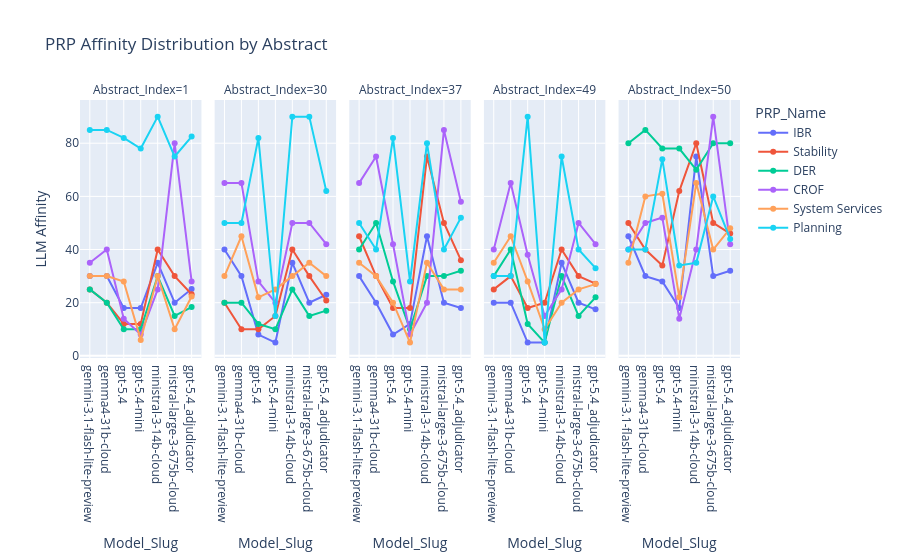

Notebook cell for this chart:
### Code cell
fig = px.line(
    prp_df[prp_df['Abstract_Index'].isin(top_disaggrement_ids)], #ra_df[ra_df['Abstract_Index'].isin([7,8,9])],
    # x='Abstract_Index',
    y='LLM_Affinity',
    # color='Model_Slug',
    # points='all',
    # hover_data='PRP_Name',
    # facet_row='PRP_Name',

    facet_col='Abstract_Index',
    color = 'PRP_Name',
    x = 'Model_Slug',
    title=f'PRP Affinity Distribution by Abstract',
    markers = True
 )
# fig.update_xaxes(range=[0.5,10.5])
fig.update_layout(yaxis_title='LLM Affinity')
# fig.update_xaxes(tickangle=45)
fig.show()

### Figure 1 — Plotly figure (JSON) as saved in the notebook; plotly's stock layout.template omitted (floating-point values rounded to 4 significant figures)
{"data": [{"hovertemplate": "PRP_Name=IBR<br>Abstract_Index=1<br>Model_Slug=%{x}<br>LLM_Affinity=%{y}<extra></extra>", "legendgroup": "IBR", "line": {"color": "#636efa", "dash": "solid"}, "marker": {"symbol": "circle"}, "mode": "lines+markers", "name": "IBR", "orientation": "v", "showlegend": true, "type": "scatter", "x": ["gemini-3.1-flash-lite-preview", "gemma4-31b-cloud", "gpt-5.4", "gpt-5.4-mini", "ministral-3-14b-cloud", "mistral-large-3-675b-cloud", "gpt-5.4_adjudicator"], "xaxis": "x", "y": [30.0, 30.0, 18.0, 18.0, 35.0, 20.0, 25.17], "yaxis": "y"}, {"hovertemplate": "PRP_Name=IBR<br>Abstract_Index=30<br>Model_Slug=%{x}<br>LLM_Affinity=%{y}<extra></extra>", "legendgroup": "IBR", "line": {"color": "#636efa", "dash": "solid"}, "marker": {"symbol": "circle"}, "mode": "lines+markers", "name": "IBR", "orientation": "v", "showlegend": false, "type": "scatter", "x": ["gemini-3.1-flash-lite-preview", "gemma4-31b-cloud", "gpt-5.4", "gpt-5.4-mini", "ministral-3-14b-cloud", "mistral-large-3-675b-cloud", "gpt-5.4_adjudicator"], "xaxis": "x2", "y": [40.0, 30.0, 8.0, 5.0, 35.0, 20.0, 23.0], "yaxis": "y2"}, {"hovertemplate": "PRP_Name=IBR<br>Abstract_Index=37<br>Model_Slug=%{x}<br>LLM_Affinity=%{y}<extra></extra>", "legendgroup": "IBR", "line": {"color": "#636efa", "dash": "solid"}, "marker": {"symbol": "circle"}, "mode": "lines+markers", "name": "IBR", "orientation": "v", "showlegend": false, "type": "scatter", "x": ["gemini-3.1-flash-lite-preview", "gemma4-31b-cloud", "gpt-5.4", "gpt-5.4-mini", "ministral-3-14b-cloud", "mistral-large-3-675b-cloud", "gpt-5.4_adjudicator"], "xaxis": "x3", "y": [30.0, 20.0, 8.0, 12.0, 45.0, 20.0, 18.0], "yaxis": "y3"}, {"hovertemplate": "PRP_Name=IBR<br>Abstract_Index=49<br>Model_Slug=%{x}<br>LLM_Affinity=%{y}<extra></extra>", "legendgroup": "IBR", "line": {"color": "#636efa", "dash": "solid"}, "marker": {"symbol": "circle"}, "mode": "lines+markers", "name": "IBR", "orientation": "v", "showlegend": false, "type": "scatter", "x": ["gemini-3.1-flash-lite-preview", "gemma4-31b-cloud", "gpt-5.4", "gpt-5.4-mini", "ministral-3-14b-cloud", "mistral-large-3-675b-cloud", "gpt-5.4_adjudicator"], "xaxis": "x4", "y": [20.0, 20.0, 5.0, 5.0, 35.0, 20.0, 17.5], "yaxis": "y4"}, {"hovertemplate": "PRP_Name=IBR<br>Abstract_Index=50<br>Model_Slug=%{x}<br>LLM_Affinity=%{y}<extra></extra>", "legendgroup": "IBR", "line": {"color": "#636efa", "dash": "solid"}, "marker": {"symbol": "circle"}, "mode": "lines+markers", "name": "IBR", "orientation": "v", "showlegend": false, "type": "scatter", "x": ["gemini-3.1-flash-lite-preview", "gemma4-31b-cloud", "gpt-5.4", "gpt-5.4-mini", "ministral-3-14b-cloud", "mistral-large-3-675b-cloud", "gpt-5.4_adjudicator"], "xaxis": "x5", "y": [45.0, 30.0, 28.0, 18.0, 75.0, 30.0, 32.0], "yaxis": "y5"}, {"hovertemplate": "PRP_Name=Stability<br>Abstract_Index=1<br>Model_Slug=%{x}<br>LLM_Affinity=%{y}<extra></extra>", "legendgroup": "Stability", "line": {"color": "#EF553B", "dash": "solid"}, "marker": {"symbol": "circle"}, "mode": "lines+markers", "name": "Stability", "orientation": "v", "showlegend": true, "type": "scatter", "x": ["gemini-3.1-flash-lite-preview", "gemma4-31b-cloud", "gpt-5.4", "gpt-5.4-mini", "ministral-3-14b-cloud", "mistral-large-3-675b-cloud", "gpt-5.4_adjudicator"], "xaxis": "x", "y": [25.0, 20.0, 12.0, 12.0, 40.0, 30.0, 23.17], "yaxis": "y"}, {"hovertemplate": "PRP_Name=Stability<br>Abstract_Index=30<br>Model_Slug=%{x}<br>LLM_Affinity=%{y}<extra></extra>", "legendgroup": "Stability", "line": {"color": "#EF553B", "dash": "solid"}, "marker": {"symbol": "circle"}, "mode": "lines+markers", "name": "Stability", "orientation": "v", "showlegend": false, "type": "scatter", "x": ["gemini-3.1-flash-lite-preview", "gemma4-31b-cloud", "gpt-5.4", "gpt-5.4-mini", "ministral-3-14b-cloud", "mistral-large-3-675b-cloud", "gpt-5.4_adjudicator"], "xaxis": "x2", "y": [20.0, 10.0, 10.0, 15.0, 40.0, 30.0, 20.83], "yaxis": "y2"}, {"hovertemplate": "PRP_Name=Stability<br>Abstract_Index=37<br>Model_Slug=%{x}<br>LLM_Affinity=%{y}<extra></extra>", "legendgroup": "Stability", "line": {"color": "#EF553B", "dash": "solid"}, "marker": {"symbol": "circle"}, "mode": "lines+markers", "name": "Stability", "orientation": "v", "showlegend": false, "type": "scatter", "x": ["gemini-3.1-flash-lite-preview", "gemma4-31b-cloud", "gpt-5.4", "gpt-5.4-mini", "ministral-3-14b-cloud", "mistral-large-3-675b-cloud", "gpt-5.4_adjudicator"], "xaxis": "x3", "y": [45.0, 30.0, 18.0, 18.0, 75.0, 50.0, 36.0], "yaxis": "y3"}, {"hovertemplate": "PRP_Name=Stability<br>Abstract_Index=49<br>Model_Slug=%{x}<br>LLM_Affinity=%{y}<extra></extra>", "legendgroup": "Stability", "line": {"color": "#EF553B", "dash": "solid"}, "marker": {"symbol": "circle"}, "mode": "lines+markers", "name": "Stability", "orientation": "v", "showlegend": false, "type": "scatter", "x": ["gemini-3.1-flash-lite-preview", "gemma4-31b-cloud", "gpt-5.4", "gpt-5.4-mini", "ministral-3-14b-cloud", "mistral-large-3-675b-cloud", "gpt-5.4_adjudicator"], "xaxis": "x4", "y": [25.0, 30.0, 18.0, 20.0, 40.0, 30.0, 27.17], "yaxis": "y4"}, {"hovertemplate": "PRP_Name=Stability<br>Abstract_Index=50<br>Model_Slug=%{x}<br>LLM_Affinity=%{y}<extra></extra>", "legendgroup": "Stability", "line": {"color": "#EF553B", "dash": "solid"}, "marker": {"symbol": "circle"}, "mode": "lines+markers", "name": "Stability", "orientation": "v", "showlegend": false, "type": "scatter", "x": ["gemini-3.1-flash-lite-preview", "gemma4-31b-cloud", "gpt-5.4", "gpt-5.4-mini", "ministral-3-14b-cloud", "mistral-large-3-675b-cloud", "gpt-5.4_adjudicator"], "xaxis": "x5", "y": [50.0, 40.0, 34.0, 62.0, 80.0, 50.0, 46.0], "yaxis": "y5"}, {"hovertemplate": "PRP_Name=DER<br>Abstract_Index=1<br>Model_Slug=%{x}<br>LLM_Affinity=%{y}<extra></extra>", "legendgroup": "DER", "line": {"color": "#00cc96", "dash": "solid"}, "marker": {"symbol": "circle"}, "mode": "lines+markers", "name": "DER", "orientation": "v", "showlegend": true, "type": "scatter", "x": ["gemini-3.1-flash-lite-preview", "gemma4-31b-cloud", "gpt-5.4", "gpt-5.4-mini", "ministral-3-14b-cloud", "mistral-large-3-675b-cloud", "gpt-5.4_adjudicator"], "xaxis": "x", "y": [25.0, 20.0, 10.0, 10.0, 30.0, 15.0, 18.33], "yaxis": "y"}, {"hovertemplate": "PRP_Name=DER<br>Abstract_Index=30<br>Model_Slug=%{x}<br>LLM_Affinity=%{y}<extra></extra>", "legendgroup": "DER", "line": {"color": "#00cc96", "dash": "solid"}, "marker": {"symbol": "circle"}, "mode": "lines+markers", "name": "DER", "orientation": "v", "showlegend": false, "type": "scatter", "x": ["gemini-3.1-flash-lite-preview", "gemma4-31b-cloud", "gpt-5.4", "gpt-5.4-mini", "ministral-3-14b-cloud", "mistral-large-3-675b-cloud", "gpt-5.4_adjudicator"], "xaxis": "x2", "y": [20.0, 20.0, 12.0, 10.0, 25.0, 15.0, 17.0], "yaxis": "y2"}, {"hovertemplate": "PRP_Name=DER<br>Abstract_Index=37<br>Model_Slug=%{x}<br>LLM_Affinity=%{y}<extra></extra>", "legendgroup": "DER", "line": {"color": "#00cc96", "dash": "solid"}, "marker": {"symbol": "circle"}, "mode": "lines+markers", "name": "DER", "orientation": "v", "showlegend": false, "type": "scatter", "x": ["gemini-3.1-flash-lite-preview", "gemma4-31b-cloud", "gpt-5.4", "gpt-5.4-mini", "ministral-3-14b-cloud", "mistral-large-3-675b-cloud", "gpt-5.4_adjudicator"], "xaxis": "x3", "y": [40.0, 50.0, 28.0, 10.0, 30.0, 30.0, 32.0], "yaxis": "y3"}, {"hovertemplate": "PRP_Name=DER<br>Abstract_Index=49<br>Model_Slug=%{x}<br>LLM_Affinity=%{y}<extra></extra>", "legendgroup": "DER", "line": {"color": "#00cc96", "dash": "solid"}, "marker": {"symbol": "circle"}, "mode": "lines+markers", "name": "DER", "orientation": "v", "showlegend": false, "type": "scatter", "x": ["gemini-3.1-flash-lite-preview", "gemma4-31b-cloud", "gpt-5.4", "gpt-5.4-mini", "ministral-3-14b-cloud", "mistral-large-3-675b-cloud", "gpt-5.4_adjudicator"], "xaxis": "x4", "y": [30.0, 40.0, 12.0, 5.0, 30.0, 15.0, 22.0], "yaxis": "y4"}, {"hovertemplate": "PRP_Name=DER<br>Abstract_Index=50<br>Model_Slug=%{x}<br>LLM_Affinity=%{y}<extra></extra>", "legendgroup": "DER", "line": {"color": "#00cc96", "dash": "solid"}, "marker": {"symbol": "circle"}, "mode": "lines+markers", "name": "DER", "orientation": "v", "showlegend": false, "type": "scatter", "x": ["gemini-3.1-flash-lite-preview", "gemma4-31b-cloud", "gpt-5.4", "gpt-5.4-mini", "ministral-3-14b-cloud", "mistral-large-3-675b-cloud", "gpt-5.4_adjudicator"], "xaxis": "x5", "y": [80.0, 85.0, 78.0, 78.0, 70.0, 80.0, 80.0], "yaxis": "y5"}, {"hovertemplate": "PRP_Name=CROF<br>Abstract_Index=1<br>Model_Slug=%{x}<br>LLM_Affinity=%{y}<extra></extra>", "legendgroup": "CROF", "line": {"color": "#ab63fa", "dash": "solid"}, "marker": {"symbol": "circle"}, "mode": "lines+markers", "name": "CROF", "orientation": "v", "showlegend": true, "type": "scatter", "x": ["gemini-3.1-flash-lite-preview", "gemma4-31b-cloud", "gpt-5.4", "gpt-5.4-mini", "ministral-3-14b-cloud", "mistral-large-3-675b-cloud", "gpt-5.4_adjudicator"], "xaxis": "x", "y": [35.0, 40.0, 14.0, 8.0, 25.0, 80.0, 28.0], "yaxis": "y"}, {"hovertemplate": "PRP_Name=CROF<br>Abstract_Index=30<br>Model_Slug=%{x}<br>LLM_Affinity=%{y}<extra></extra>", "legendgroup": "CROF", "line": {"color": "#ab63fa", "dash": "solid"}, "marker": {"symbol": "circle"}, "mode": "lines+markers", "name": "CROF", "orientation": "v", "showlegend": false, "type": "scatter", "x": ["gemini-3.1-flash-lite-preview", "gemma4-31b-cloud", "gpt-5.4", "gpt-5.4-mini", "ministral-3-14b-cloud", "mistral-large-3-675b-cloud", "gpt-5.4_adjudicator"], "xaxis": "x2", "y": [65.0, 65.0, 28.0, 20.0, 50.0, 50.0, 42.0], "yaxis": "y2"}, {"hovertemplate": "PRP_Name=CROF<br>Abstract_Index=37<br>Model_Slug=%{x}<br>LLM_Affinity=%{y}<extra></extra>", "legendgroup": "CROF", "line": {"color": "#ab63fa", "dash": "solid"}, "marker": {"symbol": "circle"}, "mode": "lines+markers", "name": "CROF", "orientation": "v", "showlegend": false, "type": "scatter", "x": ["gemini-3.1-flash-lite-preview", "gemma4-31b-cloud", "gpt-5.4", "gpt-5.4-mini", "ministral-3-14b-cloud", "mistral-large-3-675b-cloud", "gpt-5.4_adjudicator"], "xaxis": "x3", "y": [65.0, 75.0, 42.0, 8.0, 20.0, 85.0, 58.0], "yaxis": "y3"}, {"hovertemplate": "PRP_Name=CROF<br>Abstract_Index=49<br>Model_Slug=%{x}<br>LLM_Affinity=%{y}<extra></extra>", "legendgroup": "CROF", "line": {"color": "#ab63fa", "dash": "solid"}, "marker": {"symbol": "circle"}, "mode": "lines+markers", "name": "CROF", "orientation": "v", "showlegend": false, "type": "scatter", "x": ["gemini-3.1-flash-lite-preview", "gemma4-31b-cloud", "gpt-5.4", "gpt-5.4-mini", "ministral-3-14b-cloud", "mistral-large-3-675b-cloud", "gpt-5.4_adjudicator"], "xaxis": "x4", "y": [40.0, 65.0, 38.0, 15.0, 25.0, 50.0, 42.0], "yaxis": "y4"}, {"hovertemplate": "PRP_Name=CROF<br>Abstract_Index=50<br>Model_Slug=%{x}<br>LLM_Affinity=%{y}<extra></extra>", "legendgroup": "CROF", "line": {"color": "#ab63fa", "dash": "solid"}, "marker": {"symbol": "circle"}, "mode": "lines+markers", "name": "CROF", "orientation": "v", "showlegend": false, "type": "scatter", "x": ["gemini-3.1-flash-lite-preview", "gemma4-31b-cloud", "gpt-5.4", "gpt-5.4-mini", "ministral-3-14b-cloud", "mistral-large-3-675b-cloud", "gpt-5.4_adjudicator"], "xaxis": "x5", "y": [40.0, 50.0, 52.0, 14.0, 40.0, 90.0, 42.0], "yaxis": "y5"}, {"hovertemplate": "PRP_Name=System Services<br>Abstract_Index=1<br>Model_Slug=%{x}<br>LLM_Affinity=%{y}<extra></extra>", "legendgroup": "System Services", "line": {"color": "#FFA15A", "dash": "solid"}, "marker": {"symbol": "circle"}, "mode": "lines+markers", "name": "System Services", "orientation": "v", "showlegend": true, "type": "scatter", "x": ["gemini-3.1-flash-lite-preview", "gemma4-31b-cloud", "gpt-5.4", "gpt-5.4-mini", "ministral-3-14b-cloud", "mistral-large-3-675b-cloud", "gpt-5.4_adjudicator"], "xaxis": "x", "y": [30.0, 30.0, 28.0, 6.0, 30.0, 10.0, 22.33], "yaxis": "y"}, {"hovertemplate": "PRP_Name=System Services<br>Abstract_Index=30<br>Model_Slug=%{x}<br>LLM_Affinity=%{y}<extra></extra>", "legendgroup": "System Services", "line": {"color": "#FFA15A", "dash": "solid"}, "marker": {"symbol": "circle"}, "mode": "lines+markers", "name": "System Services", "orientation": "v", "showlegend": false, "type": "scatter", "x": ["gemini-3.1-flash-lite-preview", "gemma4-31b-cloud", "gpt-5.4", "gpt-5.4-mini", "ministral-3-14b-cloud", "mistral-large-3-675b-cloud", "gpt-5.4_adjudicator"], "xaxis": "x2", "y": [30.0, 45.0, 22.0, 25.0, 30.0, 35.0, 30.0], "yaxis": "y2"}, {"hovertemplate": "PRP_Name=System Services<br>Abstract_Index=37<br>Model_Slug=%{x}<br>LLM_Affinity=%{y}<extra></extra>", "legendgroup": "System Services", "line": {"color": "#FFA15A", "dash": "solid"}, "marker": {"symbol": "circle"}, "mode": "lines+markers", "name": "System Services", "orientation": "v", "showlegend": false, "type": "scatter", "x": ["gemini-3.1-flash-lite-preview", "gemma4-31b-cloud", "gpt-5.4", "gpt-5.4-mini", "ministral-3-14b-cloud", "mistral-large-3-675b-cloud", "gpt-5.4_adjudicator"], "xaxis": "x3", "y": [35.0, 30.0, 20.0, 5.0, 35.0, 25.0, 25.0], "yaxis": "y3"}, {"hovertemplate": "PRP_Name=System Services<br>Abstract_Index=49<br>Model_Slug=%{x}<br>LLM_Affinity=%{y}<extra></extra>", "legendgroup": "System Services", "line": {"color": "#FFA15A", "dash": "solid"}, "marker": {"symbol": "circle"}, "mode": "lines+markers", "name": "System Services", "orientation": "v", "showlegend": false, "type": "scatter", "x": ["gemini-3.1-flash-lite-preview", "gemma4-31b-cloud", "gpt-5.4", "gpt-5.4-mini", "ministral-3-14b-cloud", "mistral-large-3-675b-cloud", "gpt-5.4_adjudicator"], "xaxis": "x4", "y": [35.0, 45.0, 28.0, 10.0, 20.0, 25.0, 27.0], "yaxis": "y4"}, {"hovertemplate": "PRP_Name=System Services<br>Abstract_Index=50<br>Model_Slug=%{x}<br>LLM_Affinity=%{y}<extra></extra>", "legendgroup": "System Services", "line": {"color": "#FFA15A", "dash": "solid"}, "marker": {"symbol": "circle"}, "mode": "lines+markers", "name": "System Services", "orientation": "v", "showlegend": false, "type": "scatter", "x": ["gemini-3.1-flash-lite-preview", "gemma4-31b-cloud", "gpt-5.4", "gpt-5.4-mini", "ministral-3-14b-cloud", "mistral-large-3-675b-cloud", "gpt-5.4_adjudicator"], "xaxis": "x5", "y": [35.0, 60.0, 61.0, 22.0, 65.0, 40.0, 48.0], "yaxis": "y5"}, {"hovertemplate": "PRP_Name=Planning<br>Abstract_Index=1<br>Model_Slug=%{x}<br>LLM_Affinity=%{y}<extra></extra>", "legendgroup": "Planning", "line": {"color": "#19d3f3", "dash": "solid"}, "marker": {"symbol": "circle"}, "mode": "lines+markers", "name": "Planning", "orientation": "v", "showlegend": true, "type": "scatter", "x": ["gemini-3.1-flash-lite-preview", "gemma4-31b-cloud", "gpt-5.4", "gpt-5.4-mini", "ministral-3-14b-cloud", "mistral-large-3-675b-cloud", "gpt-5.4_adjudicator"], "xaxis": "x", "y": [85.0, 85.0, 82.0, 78.0, 90.0, 75.0, 82.5], "yaxis": "y"}, {"hovertemplate": "PRP_Name=Planning<br>Abstract_Index=30<br>Model_Slug=%{x}<br>LLM_Affinity=%{y}<extra></extra>", "legendgroup": "Planning", "line": {"color": "#19d3f3", "dash": "solid"}, "marker": {"symbol": "circle"}, "mode": "lines+markers", "name": "Planning", "orientation": "v", "showlegend": false, "type": "scatter", "x": ["gemini-3.1-flash-lite-preview", "gemma4-31b-cloud", "gpt-5.4", "gpt-5.4-mini", "ministral-3-14b-cloud", "mistral-large-3-675b-cloud", "gpt-5.4_adjudicator"], "xaxis": "x2", "y": [50.0, 50.0, 82.0, 15.0, 90.0, 90.0, 62.0], "yaxis": "y2"}, {"hovertemplate": "PRP_Name=Planning<br>Abstract_Index=37<br>Model_Slug=%{x}<br>LLM_Affinity=%{y}<extra></extra>", "legendgroup": "Planning", "line": {"color": "#19d3f3", "dash": "solid"}, "marker": {"symbol": "circle"}, "mode": "lines+markers", "name": "Planning", "orientation": "v", "showlegend": false, "type": "scatter", "x": ["gemini-3.1-flash-lite-preview", "gemma4-31b-cloud", "gpt-5.4", "gpt-5.4-mini", "ministral-3-14b-cloud", "mistral-large-3-675b-cloud", "gpt-5.4_adjudicator"], "xaxis": "x3", "y": [50.0, 40.0, 82.0, 28.0, 80.0, 40.0, 52.0], "yaxis": "y3"}, {"hovertemplate": "PRP_Name=Planning<br>Abstract_Index=49<br>Model_Slug=%{x}<br>LLM_Affinity=%{y}<extra></extra>", "legendgroup": "Planning", "line": {"color": "#19d3f3", "dash": "solid"}, "marker": {"symbol": "circle"}, "mode": "lines+markers", "name": "Planning", "orientation": "v", "showlegend": false, "type": "scatter", "x": ["gemini-3.1-flash-lite-preview", "gemma4-31b-cloud", "gpt-5.4", "gpt-5.4-mini", "ministral-3-14b-cloud", "mistral-large-3-675b-cloud", "gpt-5.4_adjudicator"], "xaxis": "x4", "y": [30.0, 30.0, 90.0, 5.0, 75.0, 40.0, 33.0], "yaxis": "y4"}, {"hovertemplate": "PRP_Name=Planning<br>Abstract_Index=50<br>Model_Slug=%{x}<br>LLM_Affinity=%{y}<extra></extra>", "legendgroup": "Planning", "line": {"color": "#19d3f3", "dash": "solid"}, "marker": {"symbol": "circle"}, "mode": "lines+markers", "name": "Planning", "orientation": "v", "showlegend": false, "type": "scatter", "x": ["gemini-3.1-flash-lite-preview", "gemma4-31b-cloud", "gpt-5.4", "gpt-5.4-mini", "ministral-3-14b-cloud", "mistral-large-3-675b-cloud", "gpt-5.4_adjudicator"], "xaxis": "x5", "y": [40.0, 40.0, 74.0, 34.0, 35.0, 60.0, 44.0], "yaxis": "y5"}], "layout": {"annotations": [{"font": {}, "showarrow": false, "text": "Abstract_Index=1", "x": 0.092, "xanchor": "center", "xref": "paper", "y": 1, "yanchor": "bottom", "yref": "paper"}, {"font": {}, "showarrow": false, "text": "Abstract_Index=30", "x": 0.296, "xanchor": "center", "xref": "paper", "y": 1, "yanchor": "bottom", "yref": "paper"}, {"font": {}, "showarrow": false, "text": "Abstract_Index=37", "x": 0.5, "xanchor": "center", "xref": "paper", "y": 1, "yanchor": "bottom", "yref": "paper"}, {"font": {}, "showarrow": false, "text": "Abstract_Index=49", "x": 0.704, "xanchor": "center", "xref": "paper", "y": 1, "yanchor": "bottom", "yref": "paper"}, {"font": {}, "showarrow": false, "text": "Abstract_Index=50", "x": 0.908, "xanchor": "center", "xref": "paper", "y": 1, "yanchor": "bottom", "yref": "paper"}], "legend": {"title": {"text": "PRP_Name"}, "tracegroupgap": 0}, "title": {"text": "PRP Affinity Distribution by Abstract"}, "xaxis": {"anchor": "y", "domain": [0, 0.184], "title": {"text": "Model_Slug"}}, "xaxis2": {"anchor": "y2", "domain": [0.204, 0.388], "matches": "x", "title": {"text": "Model_Slug"}}, "xaxis3": {"anchor": "y3", "domain": [0.408, 0.592], "matches": "x", "title": {"text": "Model_Slug"}}, "xaxis4": {"anchor": "y4", "domain": [0.612, 0.796], "matches": "x", "title": {"text": "Model_Slug"}}, "xaxis5": {"anchor": "y5", "domain": [0.816, 1], "matches": "x", "title": {"text": "Model_Slug"}}, "yaxis": {"anchor": "x", "domain": [0, 1], "title": {"text": "LLM Affinity"}}, "yaxis2": {"anchor": "x2", "domain": [0, 1], "matches": "y", "showticklabels": false}, "yaxis3": {"anchor": "x3", "domain": [0, 1], "matches": "y", "showticklabels": false}, "yaxis4": {"anchor": "x4", "domain": [0, 1], "matches": "y", "showticklabels": false}, "yaxis5": {"anchor": "x5", "domain": [0, 1], "matches": "y", "showticklabels": false}}}
